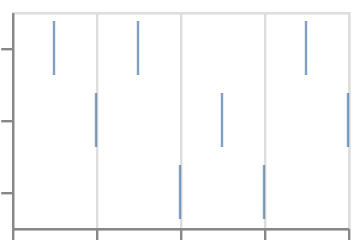

Here is the Vega-Lite specification saved for this chart:
### Vega-Lite specification from a JSON file in a GitHub repository (floating-point values rounded to 4 significant figures)
{"$schema": "https://vega.github.io/schema/vega-lite/v6.json", "padding": 5, "autosize": "none", "data": {"name": "table", "values": [{"c": "A", "g": "p", "x": 1, "y": 2, "v": 5, "t": "2024-01-15", "o": {"v": 3}, "IMDB Rating": 6.1, "d": "x1"}, {"c": "B", "g": "q", "x": 2, "y": 4, "v": 9, "t": "2024-02-20", "o": {"v": 7}, "IMDB Rating": 7.4, "d": "x2"}, {"c": "A", "g": "q", "x": 3, "y": 3, "v": 2, "t": "2024-03-05", "o": {"v": 1}, "IMDB Rating": 5.2, "d": "x1"}, {"c": "C", "g": "p", "x": 4, "y": 6, "v": 7, "t": "2024-05-30", "o": {"v": 4}, "IMDB Rating": 8.8, "d": "x3"}, {"c": "B", "g": "p", "x": 5, "y": 5, "v": 4, "t": "2024-07-11", "o": {"v": 9}, "IMDB Rating": 6.9, "d": "x2"}, {"c": "C", "g": "q", "x": 6, "y": 8, "v": 6, "t": "2024-09-02", "o": {"v": 2}, "IMDB Rating": 7.7, "d": "x3"}, {"c": "A", "g": "p", "x": 7, "y": 7, "v": 8, "t": "2024-11-25", "o": {"v": 5}, "IMDB Rating": 4.4, "d": "x1"}, {"c": "B", "g": "q", "x": 8, "y": 9, "v": 3, "t": "2024-12-31", "o": {"v": 8}, "IMDB Rating": 9.1, "d": "x2"}]}, "width": 140, "height": 90, "mark": {"type": "tick", "bandSize": 12}, "encoding": {"x": {"field": "x", "type": "quantitative"}, "y": {"field": "c", "type": "nominal"}}}
